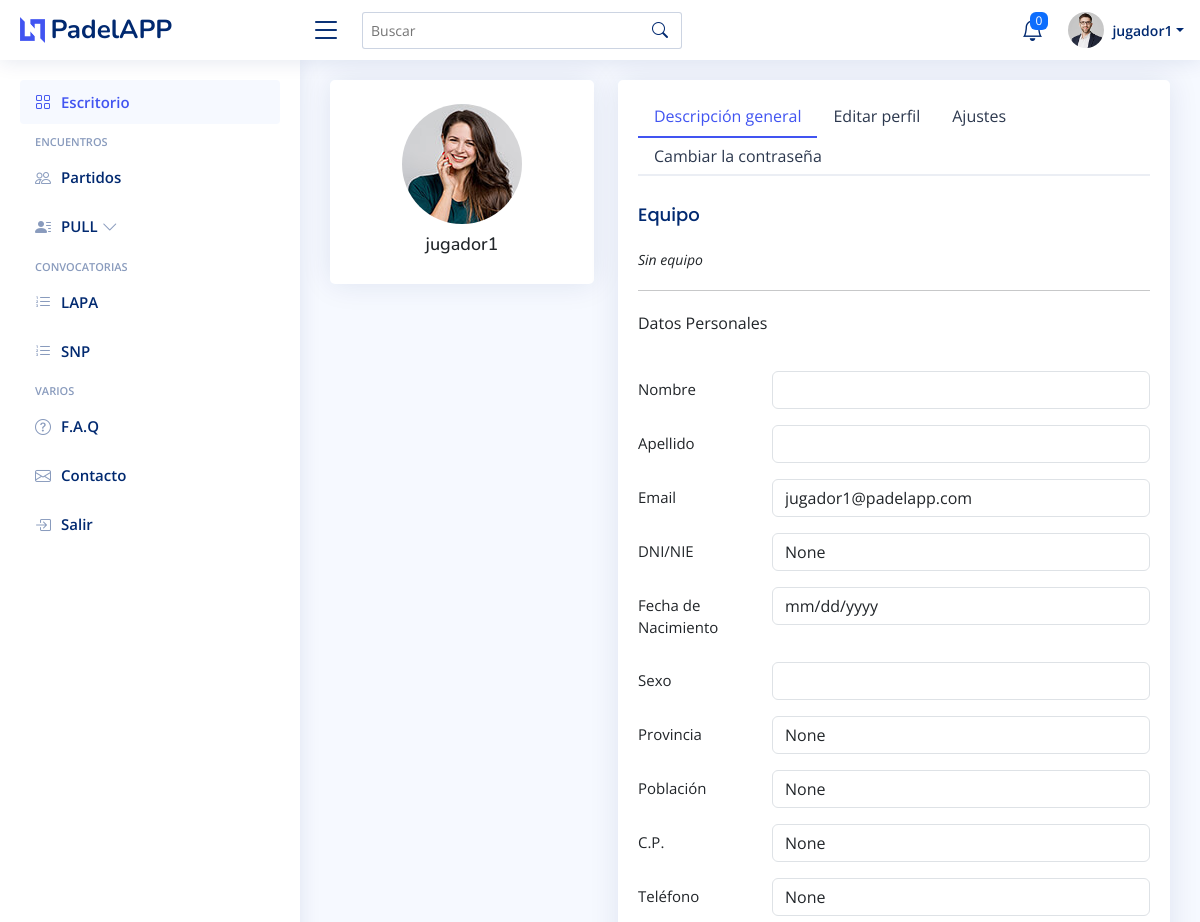
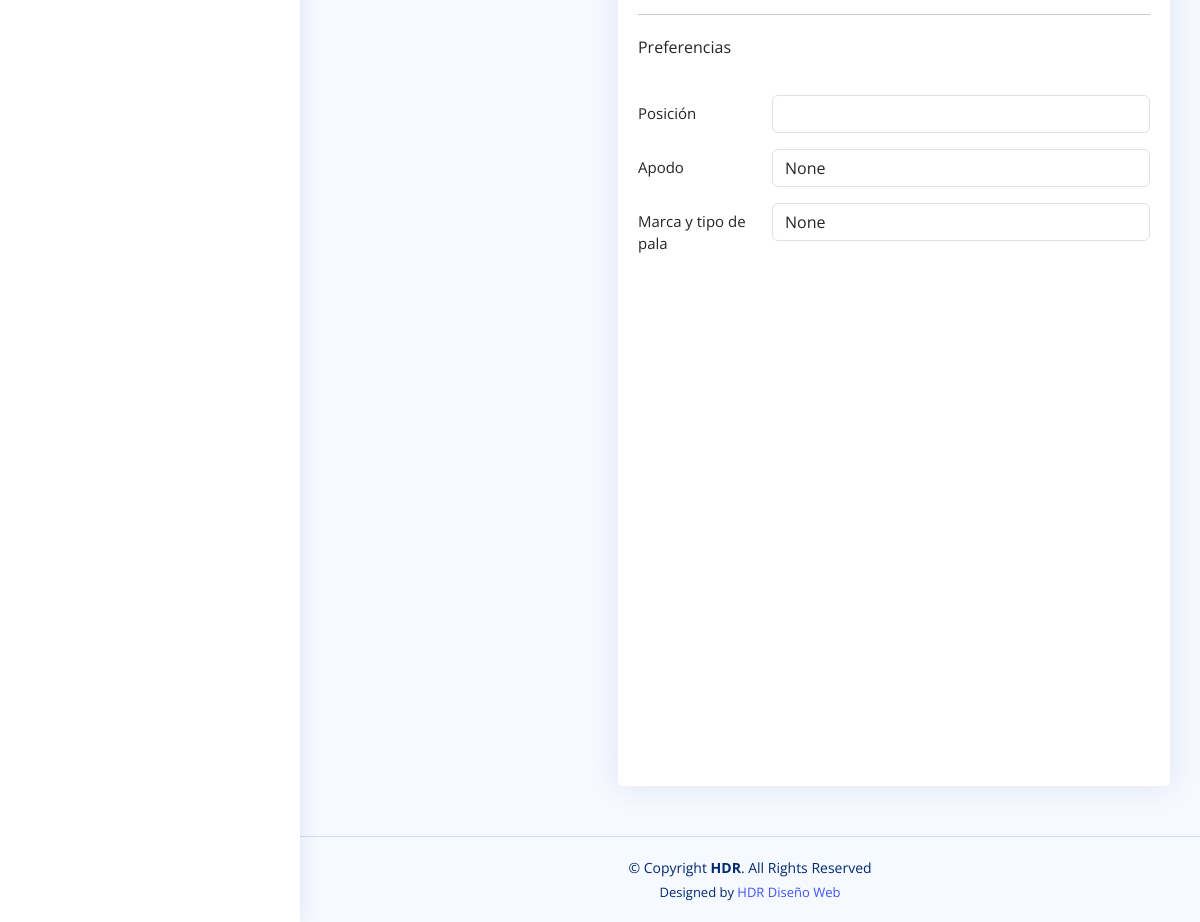
/profile/ (signed in), run on the app's committed database (2 pictures, top to bottom).
### padelapp/models.py (models this page shows, shortened)
class User(AbstractUser):
    avatar = models.ImageField(upload_to='avatars/', blank=True, null=True)
    dni_nie = models.CharField(max_length=20, unique=True, blank=True, null=True)
    fecha_nacimiento = models.DateField(null=True, blank=True)
    sexo = models.CharField(max_length=10, choices=[('Hombre', 'Hombre'), ('Mujer', 'Mujer')])
    movil = models.CharField(max_length=15, blank=True, null=True)
    provincia = models.CharField(max_length=100, blank=True, null=True)
    poblacion = models.CharField(max_length=100, blank=True, null=True)
    codigo_postal = models.CharField(max_length=10, blank=True, null=True)
    apodo = models.CharField(max_length=50, blank=True, null=True)
    posicion_juego = models.CharField(max_length=10, choices=[('Izquierda', 'Izquierda'), ('Derecha', 'Derecha'), ('Ambas', 'Ambas')])
    marca_pala = models.CharField(max_length=100, blank=True, null=True)
    equipo = models.ForeignKey('Team', on_delete=models.SET_NULL, null=True, blank=True, related_name='jugadores')

### core/views.py (the view, shortened to what this page needs)
# urls.py: path("profile/", profile, name="profile"),
def profile(request):
    user = request.user
    return render(request, "profile_content.html")

### core/templates/profile_content.html (shortened to what this page needs)
{% extends 'base.html' %}
{% load static %}
{% block content %}
<section class="section profile">
    <div class="row">
        <div class="col-xl-4">
            <div class="card">
                <div class="card-body profile-card pt-4 d-flex flex-column align-items-center">
                    {% if user.avatar and user.avatar.url %}
    <img src="{{ user.avatar.url }}"
         onerror="this.onerror=null;this.src='/static/img/default-avatar.jpg';"
         alt="Profile" class="rounded-circle">
{% else %}
    <img src="{% static 'img/default-avatar.jpg' %}"
         alt="Profile" class="rounded-circle">
{% endif %}
                    <h3>{{ user.username }}</h3>
                </div>
            </div>
        </div>
        <div class="col-xl-8">
            <div class="card">
                <div class="card-body pt-3">
                    <ul class="nav nav-tabs nav-tabs-bordered">
                        <li class="nav-item">
                            <button class="nav-link active" data-bs-toggle="tab" data-bs-target="#profile-overview">Descripción general</button>
                        </li>
                        <li class="nav-item">
                            <button class="nav-link" data-bs-toggle="tab" data-bs-target="#profile-edit">Editar perfil</button>
                        </li>
                        <li class="nav-item">
                            <button class="nav-link" data-bs-toggle="tab" data-bs-target="#profile-settings">Ajustes</button>
                        </li>
                        <li class="nav-item">
                            <button class="nav-link" data-bs-toggle="tab" data-bs-target="#profile-change-password">Cambiar la contraseña</button>
                        </li>
                    </ul>
                    <div class="tab-content pt-2">
                        <div class="tab-pane fade show active profile-overview" id="profile-overview">
                            <h5 class="card-title">Equipo</h5>
                            <p class="small fst-italic">{{ user.equipo.nombre|default:"Sin equipo" }}</p>
                            <hr style="margin-top: 20px; margin-bottom: 20px;">
                            <span>Datos Personales</span>
                            <div class="row mb-3" style="margin-top: 36px;">
                                <label class="col-md-4 col-lg-3 col-form-label ">Nombre</label>
                                <div class="col-md-8 col-lg-9">
                                    <input type="text" class="form-control" value="{{ user.first_name }}" readonly>
                                </div>
                            </div>
                            <div class="row mb-3">
                                <label class="col-md-4 col-lg-3 col-form-label">Apellido</label>
                                <div class="col-md-8 col-lg-9">
                                    <input type="text" class="form-control" value="{{ user.last_name }}" readonly>
                                </div>
                            </div>
                            <div class="row mb-3">
                                <label class="col-md-4 col-lg-3 col-form-label">Email</label>
                                <div class="col-md-8 col-lg-9">
                                    <input type="email" class="form-control" value="{{ user.email }}" readonly>
                                </div>
                            </div>
                            <div class="row mb-3">
                                <label class="col-md-4 col-lg-3 col-form-label">DNI/NIE</label>
                                <div class="col-md-8 col-lg-9">
                                    <input type="text" class="form-control" value="{{ user.dni_nie }}" readonly>
                                </div>
                            </div>
                            <div class="row mb-3">
                                <label class="col-md-4 col-lg-3 col-form-label">Fecha de Nacimiento</label>
                                <div class="col-md-8 col-lg-9">
                                    <input type="date" class="form-control" value="{{ user.fecha_nacimiento|date:'Y-m-d' }}" readonly>
                                </div>
                            </div>
                            <div class="row mb-3">
                                <label class="col-md-4 col-lg-3 col-form-label">Sexo</label>
                                <div class="col-md-8 col-lg-9">
                                    <input type="text" class="form-control" value="{{ user.sexo }}" readonly>
                                </div>
                            </div>
                            <div class="row mb-3">
                                <label class="col-md-4 col-lg-3 col-form-label">Provincia</label>
                                <div class="col-md-8 col-lg-9">
                                    <input type="text" class="form-control" value="{{ user.provincia }}" readonly>
                                </div>
                            </div>
                            <div class="row mb-3">
                                <label class="col-md-4 col-lg-3 col-form-label">Población</label>
                                <div class="col-md-8 col-lg-9">
                                    <input type="text" class="form-control" value="{{ user.poblacion }}" readonly>
                                </div>
                            </div>
                            <div class="row mb-3">
                                <label class="col-md-4 col-lg-3 col-form-label">C.P.</label>
                                <div class="col-md-8 col-lg-9">
                                    <input type="text" class="form-control" value="{{ user.codigo_postal }}" readonly>
                                </div>
                            </div>
                            <div class="row mb-3">
                                <label class="col-md-4 col-lg-3 col-form-label">Teléfono</label>
                                <div class="col-md-8 col-lg-9">
                                    <input type="text" class="form-control" value="{{ user.movil }}" readonly>
                                </div>
                            </div>
                            <hr style="margin-top: 20px; margin-bottom: 20px;">
                            <span>Preferencias</span>
                            <div class="row mb-3" style="margin-top: 36px;">
                                <label class="col-md-4 col-lg-3 col-form-label">Posición</label>
                                <div class="col-md-8 col-lg-9">
                                    <input type="text" class="form-control" value="{{ user.posicion_juego }}" readonly>
                                </div>
                            </div>
                            <div class="row mb-3">
                                <label class="col-md-4 col-lg-3 col-form-label">Apodo</label>
                                <div class="col-md-8 col-lg-9">
                                    <input type="text" class="form-control" value="{{ user.apodo }}" readonly>
                                </div>
                            </div>
                            <div class="row mb-3">
                                <label class="col-md-4 col-lg-3 col-form-label">Marca y tipo de pala</label>
                                <div class="col-md-8 col-lg-9">
                                    <input type="text" class="form-control" value="{{ user.marca_pala }}" readonly>
                                </div>
                            </div>
                        </div>
                    </div>
                </div>
            </div>
        </div>
    </div>
</section>
{% endblock %}

### core/templates/includes/header.html (shortened to what this page needs)
{% load static %}
<header id="header" class="header fixed-top d-flex align-items-center">
    <div class="d-flex align-items-center justify-content-between">
        <a href="/" class="logo d-flex align-items-center">
            <img src="{% static 'img/logo.png' %}" alt="">
            <span class="d-none d-lg-block">PadelAPP</span>
        </a>
        <i class="bi bi-list toggle-sidebar-btn"></i>
    </div>
    <div class="search-bar">
        <form class="search-form d-flex align-items-center" method="POST" action="#">
            <input type="text" name="query" placeholder="Buscar" title="Buscar">
            <button type="submit" title="Search">
                <i class="bi bi-search"></i>
            </button>
        </form>
    </div>
    <nav class="header-nav ms-auto">
        <ul class="d-flex align-items-center">
            <li class="nav-item dropdown">
                <a class="nav-link nav-icon" href="#" data-bs-toggle="dropdown" id="notificationBell">
                    <i class="bi bi-bell"></i>
                    <span class="badge bg-primary badge-number" id="notificationCount">0</span>
                </a>
            </li>
            <li class="nav-item dropdown pe-3">
                <a class="nav-link nav-profile d-flex align-items-center pe-0" href="#" data-bs-toggle="dropdown">
                    <img src="{% static 'img/profile-img.jpg' %}" alt="Profile" class="rounded-circle">
                    <span class="d-none d-md-block dropdown-toggle ps-2">{{ user.username }}</span>
                </a>
            </li>
        </ul>
    </nav>
</header>

### core/static/css/style.css (style rules this page uses)
:root { scroll-behavior: smooth; }
body { font-family: "Open Sans", sans-serif; background: #f6f9ff; color: #444444; }
a { color: #4154f1; text-decoration: none; }
h1, h2, h3, h4, h5, h6 { font-family: "Nunito", sans-serif; }
.card { margin-bottom: 30px; border: none; border-radius: 5px; box-shadow: 0px 0 30px rgba(1, 41, 112, 0.1); }
.card-title { padding: 20px 0 15px 0; font-size: 18px; font-weight: 500; color: #012970; font-family: "Poppins", sans-serif; }
.card-body { padding: 0 20px 20px 20px; }
.nav-tabs-bordered { border-bottom: 2px solid #ebeef4; }
.nav-tabs-bordered .nav-link { margin-bottom: -2px; border: none; color: #2c384e; }
.nav-tabs-bordered .nav-link.active { background-color: #fff; color: #4154f1; border-bottom: 2px solid #4154f1; }
.logo { line-height: 1; }
@media (min-width: 1200px) { .logo { width: 280px; } }
.logo img { max-height: 26px; margin-right: 6px; }
.logo span { font-size: 26px; font-weight: 700; color: #012970; font-family: "Nunito", sans-serif; }
.header { transition: all 0.5s; z-index: 997; height: 60px; box-shadow: 0px 2px 20px rgba(1, 41, 112, 0.1); background-color: #fff; padding-left: 20px; }
.header .toggle-sidebar-btn { font-size: 32px; padding-left: 10px; cursor: pointer; color: #012970; }
.header .search-bar { min-width: 360px; padding: 0 20px; }
.header .search-form { width: 100%; }
.header .search-form input { border: 0; font-size: 14px; color: #012970; border: 1px solid rgba(1, 41, 112, 0.2); padding: 7px 38px 7px 8px; border-radius: 3px; transition: 0.3s; width: 100%; }
.header .search-form button { border: 0; padding: 0; margin-left: -30px; background: none; }
.header .search-form button i { color: #012970; }
.header-nav ul { list-style: none; }
.header-nav>ul { margin: 0; padding: 0; }
.header-nav .nav-icon { font-size: 22px; color: #012970; margin-right: 25px; position: relative; }
.header-nav .nav-profile { color: #012970; }
.header-nav .nav-profile img { max-height: 36px; }
.header-nav .nav-profile span { font-size: 14px; font-weight: 600; }
.header-nav .badge-number { position: absolute; inset: -2px -5px auto auto; font-weight: normal; font-size: 12px; padding: 3px 6px; }
.profile .profile-card img { max-width: 120px; }
.profile .profile-card h3 { font-size: 18px; }
.profile .profile-overview .row { margin-bottom: 20px; font-size: 15px; }
.profile .profile-overview .card-title { color: #012970; }

### data on the page
User: username "jugador1", equipo.nombre "Sin equipo", email "jugador1@padelapp.com", dni_nie "None", provincia "None", poblacion "None", codigo_postal "None", movil "None", apodo "None", marca_pala "None"
